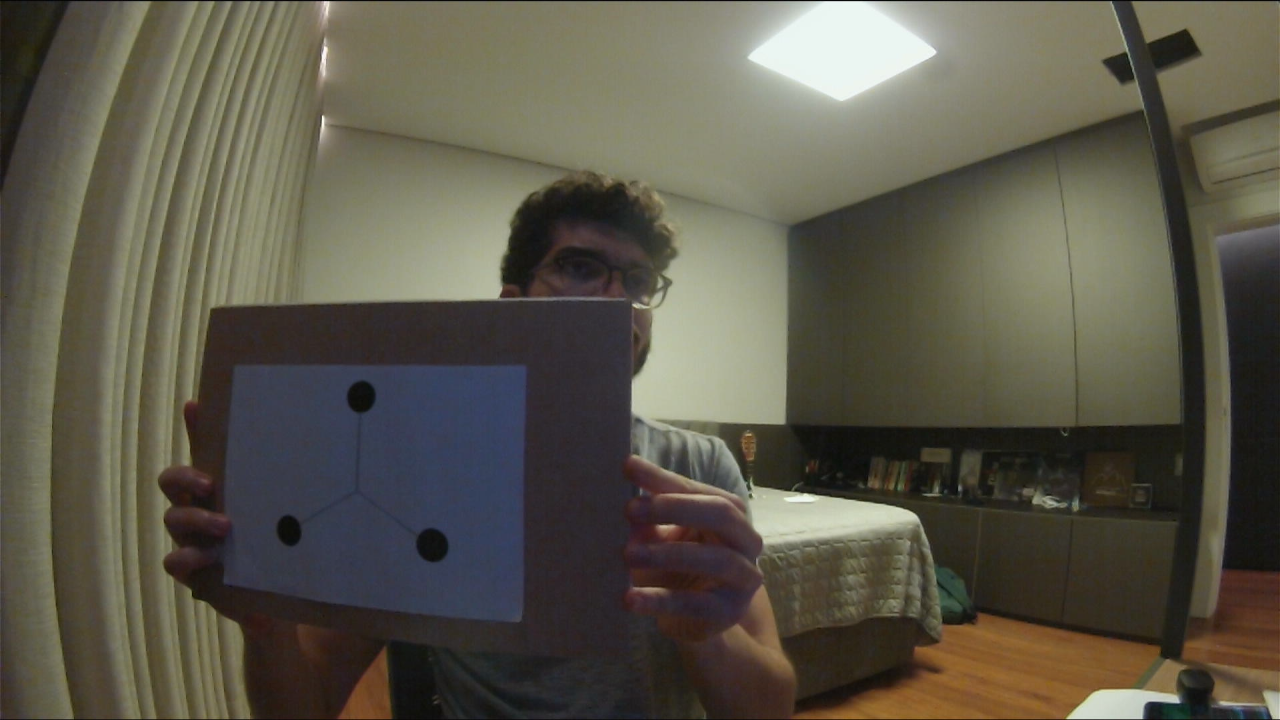
#> input picture estudos/st_cam0_0.png, 1280 x 720 px
$ python 3.TriangulaPontos.py   (older library calls are emulated)
#> lines starting #> are read from the running program, lines starting #| are printed output that depends on the picture
# Standard imports
import cv2
import numpy as np
import matplotlib.pyplot as plt
import pandas as pd
import matplotlib.pyplot as plt
from mpl_toolkits.mplot3d import Axes3D
fig = plt.figure()
ax = fig.add_subplot(111, projection='3d')

folder = 'C:\\Users\\Rodrigo\\Documents\\TCC\\StereoVision\\'
intrinsecos = [pd.read_csv(folder + 'cam0_intrinsecos.csv').to_numpy(),
               pd.read_csv(folder + 'cam1_intrinsecos.csv').to_numpy()]
#> (reads estudos/cam0_intrinsecos.csv from the repository)
#> (reads estudos/cam1_intrinsecos.csv from the repository)
dist = [pd.read_csv(folder + 'cam0_distorcoes.csv').to_numpy(),
        pd.read_csv(folder + 'cam1_distorcoes.csv').to_numpy()]
#> (reads estudos/cam0_distorcoes.csv from the repository)
#> (reads estudos/cam1_distorcoes.csv from the repository)


P1 = np.array([[607.959,0,604.688,0],
      [0,607.959,407.037,0],
      [0,0,1,0]])
P2 = np.array([[607.959, 0,604.688,-105117],
              [0,607.959,407.037,0],
              [0, 0, 1, 0]])


mtx = intrinsecos[0]
# Setup SimpleBlobDetector parameters.
params = cv2.SimpleBlobDetector_Params()

# Change thresholds
params.minThreshold = 10;
params.maxThreshold = 200;

# Filter by Area.
params.filterByArea = True
params.minArea = 100

# Filter by Circularity
params.filterByCircularity = True
params.minCircularity = 0.5

# Filter by Convexity
params.filterByConvexity = True
params.minConvexity = 0.87

# Filter by Inertia
params.filterByInertia = True
params.minInertiaRatio = 0.4

# Create a detector with the parameters
ver = (cv2.__version__).split('.')
ptx = []
pty = []
x0 = []

if int(ver[0]) < 3 :
	detector = cv2.SimpleBlobDetector(params)
else :
	detector = cv2.SimpleBlobDetector_create(params)


frame0 = cv2.imread('st_cam0_0.png')
#> frame0 is the input picture: shape (720, 1280, 3); mean B, G, R 74.5, 87.9, 91.7
frame = cv2.imread('st_cam1_0.png')
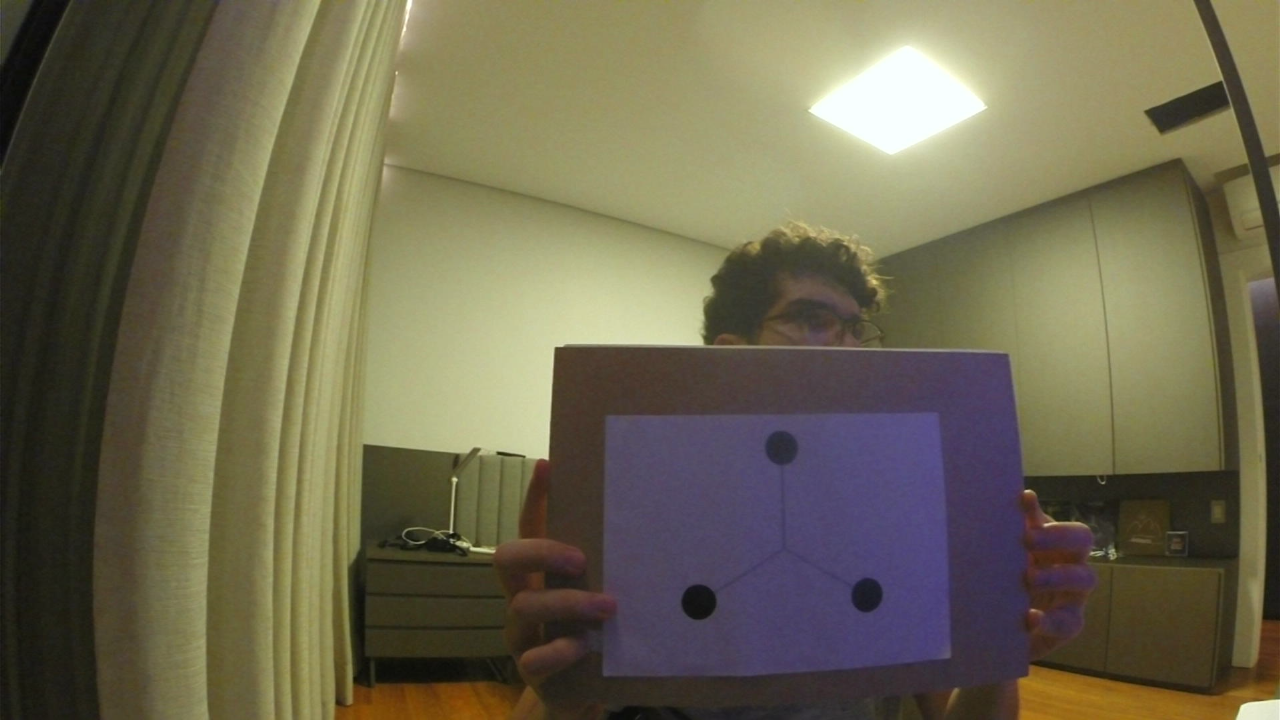
#> input picture estudos/st_cam1_0.png, 1280 x 720 px
#> frame is the input picture: shape (720, 1280, 3); mean B, G, R 80.1, 104.1, 109.7

peb0 = cv2.cvtColor(frame0, cv2.COLOR_BGR2GRAY)
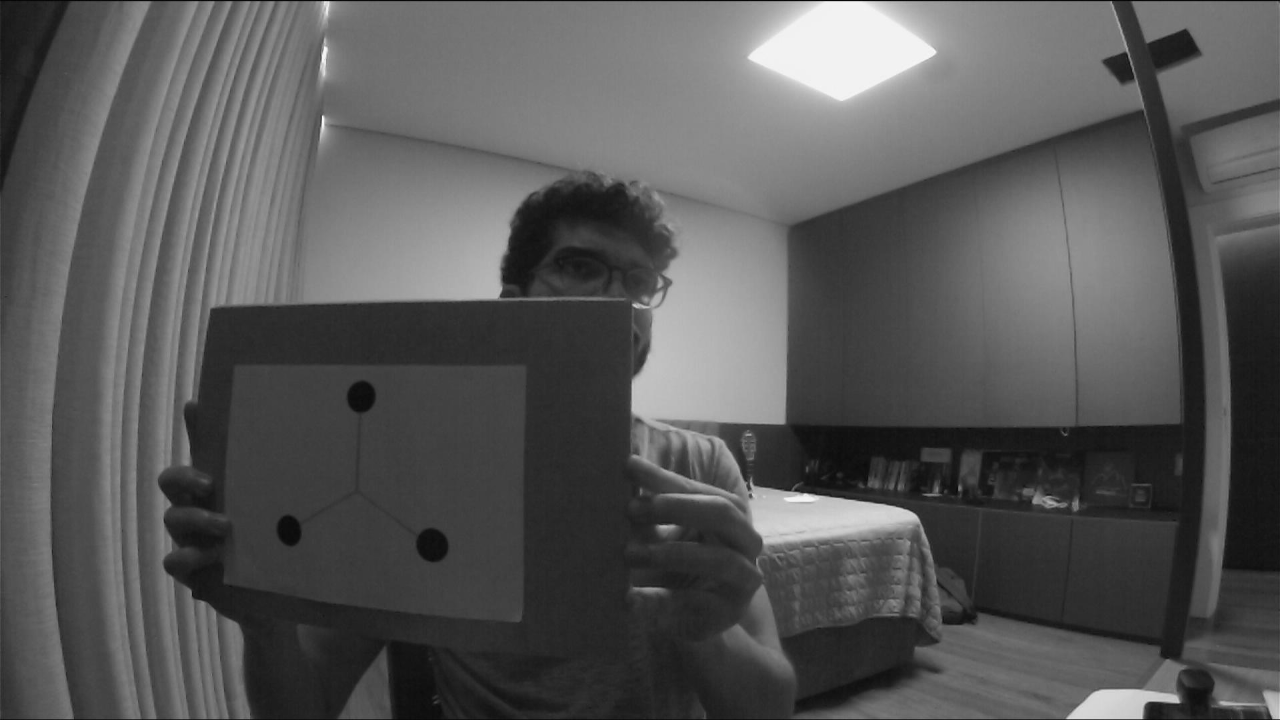
#> peb0: shape (720, 1280); min 2, max 249, mean 87.5
peb = cv2.cvtColor(frame, cv2.COLOR_BGR2GRAY)
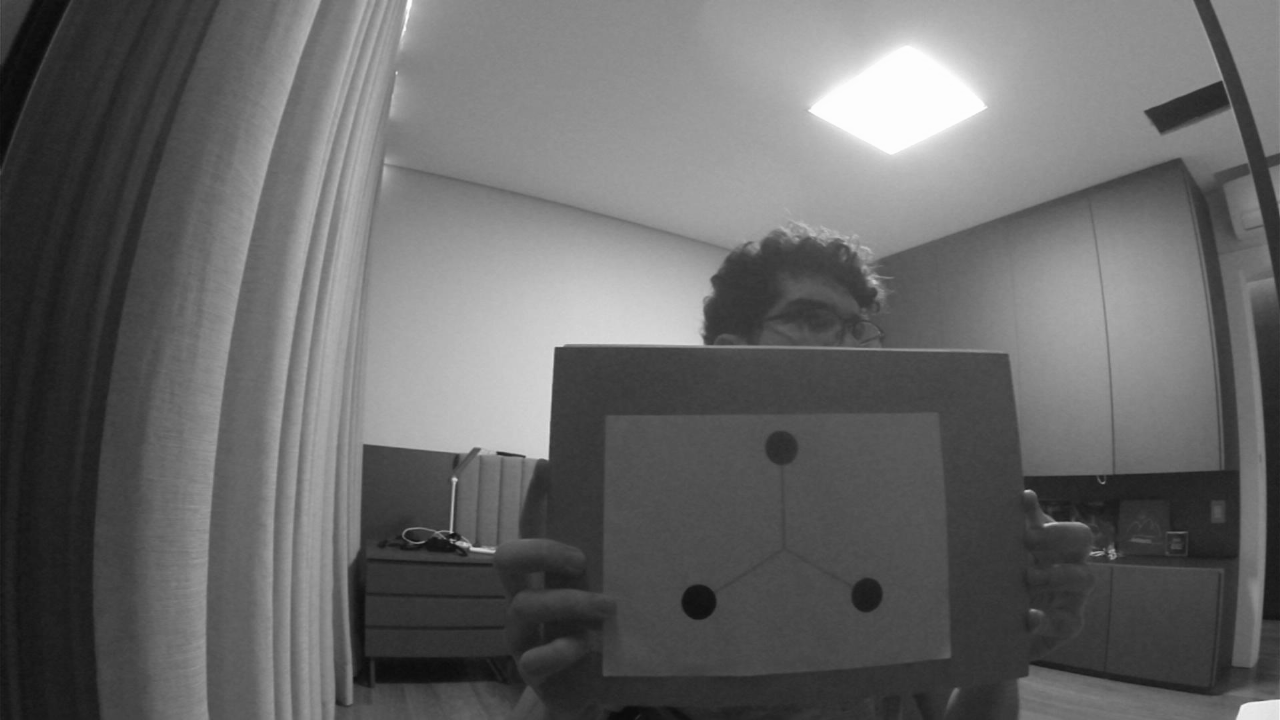
#> peb: shape (720, 1280); min 9, max 254, mean 103

# Detect blobs.
keypoints = detector.detect(peb0)
#> keypoints = 5 keypoints; (x, y, size): (432, 545, 33.9), (361, 396, 31.1), (1120, 67, 29.1), (289, 530, 28.6), (1198, 697, 28.6)
keypoints2 = detector.detect(peb)
#> keypoints2 = 3 keypoints; (x, y, size): (698, 602, 36.3), (781, 448, 33.4), (866, 595, 33.2)


pts0 = cv2.KeyPoint_convert(keypoints)[:3,:].reshape((3,1,2))
#> pts0 = [[1197.7, 697.4], [431.8, 544.8], [288.8, 530.1]]
pts1 = cv2.KeyPoint_convert(keypoints2)[:3,:].reshape((3,1,2))
#> pts1 = [[698.4, 601.6], [866.4, 594.7], [780.7, 447.8]]

# Remover distorção dos pontos
pts0u = cv2.undistortPoints(pts0, np.float32(intrinsecos[0]), np.float32(dist[0]))
#> pts0u = [[0.938, 0.552], [-0.341, 0.319], [-0.568, 0.288]]
pts1u = cv2.undistortPoints(pts1, np.float32(intrinsecos[1]), np.float32(dist[1]))
#> pts1u = [[0.0599, 0.377], [0.34, 0.364], [0.199, 0.143]]
# Triangulacao
triang = cv2.triangulatePoints(P1, P2, pts0u, pts1u)
#> triang = [[0.637, 0.637, 0.637], [0.429, 0.428, 0.428], [-0.641, -0.64, -0.64], [-5.35e-06, 4.15e-06, 4.67e-06]]

vec0 = triang[0,:]
#> vec0 = [0.637, 0.637, 0.637]
dist = []
for vec in triang:
    dist.append(np.linalg.norm(vec-vec0))
    vec0 =  vec
#> this loop made 4 passes
#> after the loop, dist = [0, 0.361, 1.85, 1.11]
#Plot
ax.scatter(triang[0,:], triang[1,:], triang[2,:])

# Draw detected blobs as red circles.
im1_with_keypoints = cv2.drawKeypoints(frame0, keypoints, np.array([]), (0,0,255), cv2.DRAW_MATCHES_FLAGS_DRAW_RICH_KEYPOINTS)
im2_with_keypoints = cv2.drawKeypoints(frame, keypoints2, np.array([]), (0,0,255), cv2.DRAW_MATCHES_FLAGS_DRAW_RICH_KEYPOINTS)

# =============================================================================
# cv2.imshow("Camera 0", im1_with_keypoints)
# cv2.imshow("Camera 1", im2_with_keypoints)
# cv2.waitKey(0)
# =============================================================================

plt.plot(ptx,pty)
plt.grid()
plt.show()
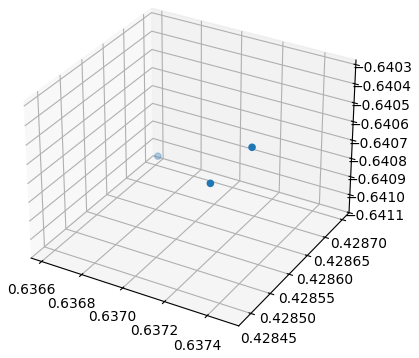
#> figure drawn by matplotlib, 1 panel
